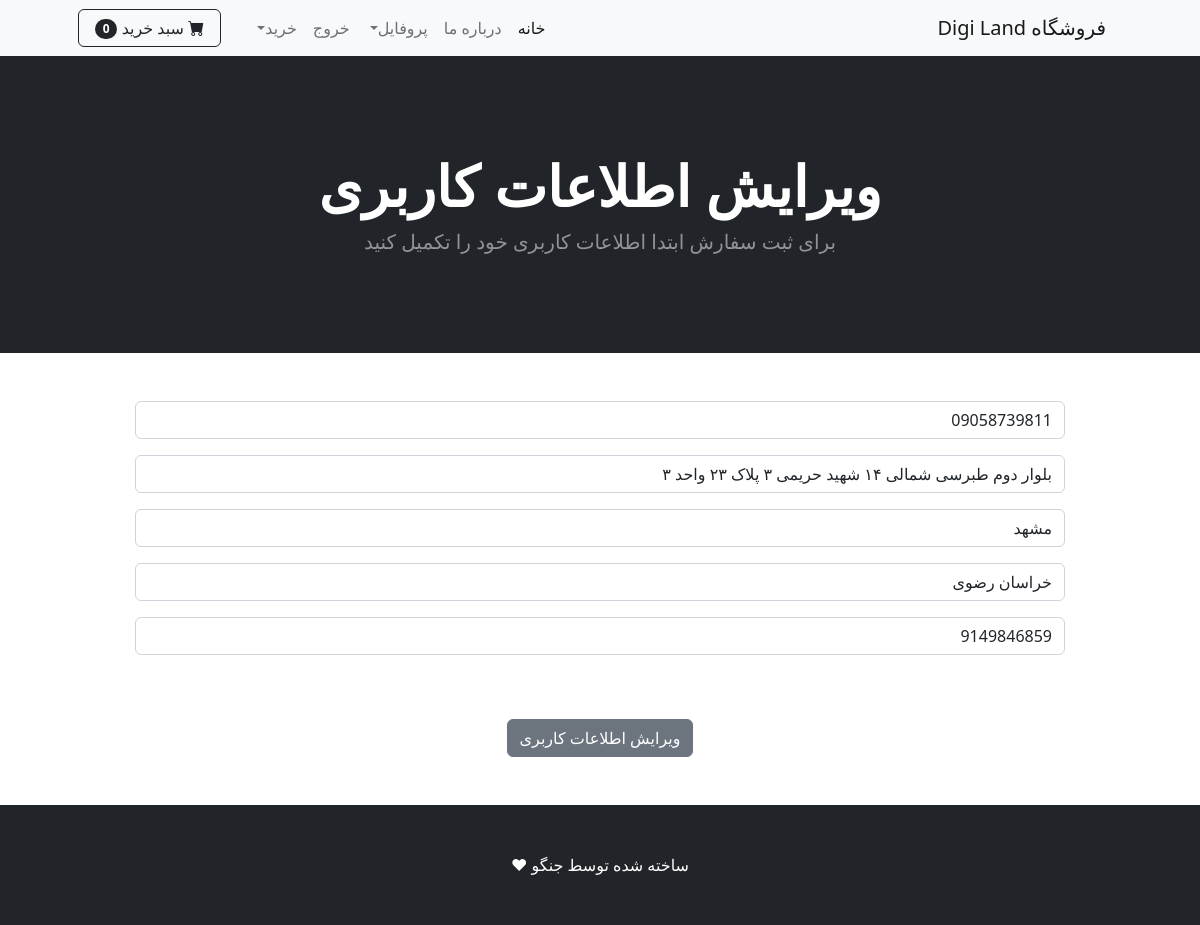
Page /update_info/ (signed in) on the committed database.
### shop/models.py (models this page shows, shortened)
class Profile(models.Model):
    user = models.OneToOneField(User, on_delete=models.CASCADE)
    date_modified = models.DateTimeField(User, auto_now=True)
    phone = models.CharField(max_length=20, blank=True)
    address = models.CharField(max_length=200, blank=True)
    city = models.CharField(max_length=25, blank=True)
    state = models.CharField(max_length=25, blank=True)
    zipcode = models.CharField(max_length=25, blank=True)

### shop/views.py (the view)
# urls.py: path('update_info/', views.update_info, name="update_info"),
def update_info(request):
    if request.user.is_authenticated:
        current_user = Profile.objects.get(user__id=request.user.id)
        form = UpdateUserInfo(request.POST or None, instance=current_user)
        if form.is_valid():
            form.save()
            messages.success(request, 'اطلاعات کاربری شما ویرایش شد')
            return redirect("home")
        return render(request, "update_info.html", {'form':form})
    else:
        messages.success(request, 'ابتدا وارد پنل کاربری شوید')
        return redirect("home")

### shop/forms.py
class UpdateUserInfo(forms.ModelForm):
    phone = forms.CharField(
        label="",
        widget=forms.TextInput(attrs={'class':'form-control', 'placeholder':'شماره تلفن'}),
        required=False
    )
    address = forms.CharField(
        label="",
        widget=forms.TextInput(attrs={'class':'form-control', 'placeholder':'ادرس'}),
        required=False
    )
    city = forms.CharField(
        label="",
        widget=forms.TextInput(attrs={'class':'form-control', 'placeholder':'شهر'}),
        required=False
    )
    state = forms.CharField(
        label="",
        widget=forms.TextInput(attrs={'class':'form-control', 'placeholder':'منطقه'}),
        required=False
    )
    zipcode = forms.CharField(
        label="",
        widget=forms.TextInput(attrs={'class':'form-control', 'placeholder':'کدپستی'}),
        required=False
    )
    class Meta:
        model = Profile
        fields = ('phone', 'address', 'city', 'state', 'zipcode')

### cart/cart.py (called while the page is built)
    def __len__(self):
        return len(self.cart)

### cart/context_processors.py (called while the page is built)
def cart(request):
    return {'cart':Cart(request)}

### shop/templates/update_info.html (shortened to what this page needs)
{% extends "base.html" %}
{% block content %}
<header class="bg-dark py-5">
    <div class="container px-4 px-lg-5 my-5">
        <div class="text-center text-white">
            <h1 class="display-4 fw-bolder">ویرایش اطلاعات کاربری</h1>
            <p class="lead fw-normal text-white-50 mb-0">برای ثبت سفارش ابتدا اطلاعات کاربری خود را تکمیل کنید</p>
        </div>
    </div>
</header>
<br><br>
<div class="container">
    <div class="row">
        <center>
            <div class="col-10">
                <form method="POST" action="{% url "update_info" %}">
                        {{ form.as_p }}
                        <br><br>
                    <button type="submit" class="btn btn-secondary"> ویرایش اطلاعات کاربری</button>
                  </form>
            </div>
        </center>
    </div>
</div>
<br><br>
{% endblock content %}

### rows in the picture
Profile: phone "09058739811", address "بلوار دوم طبرسی شمالی ۱۴ شهید حریمی ۳ پلاک ۲۳ واحد ۳", city "مشهد", state "خراسان رضوی", zipcode "9149846859"

### other values in the picture
{{ cart|length }} "0"
